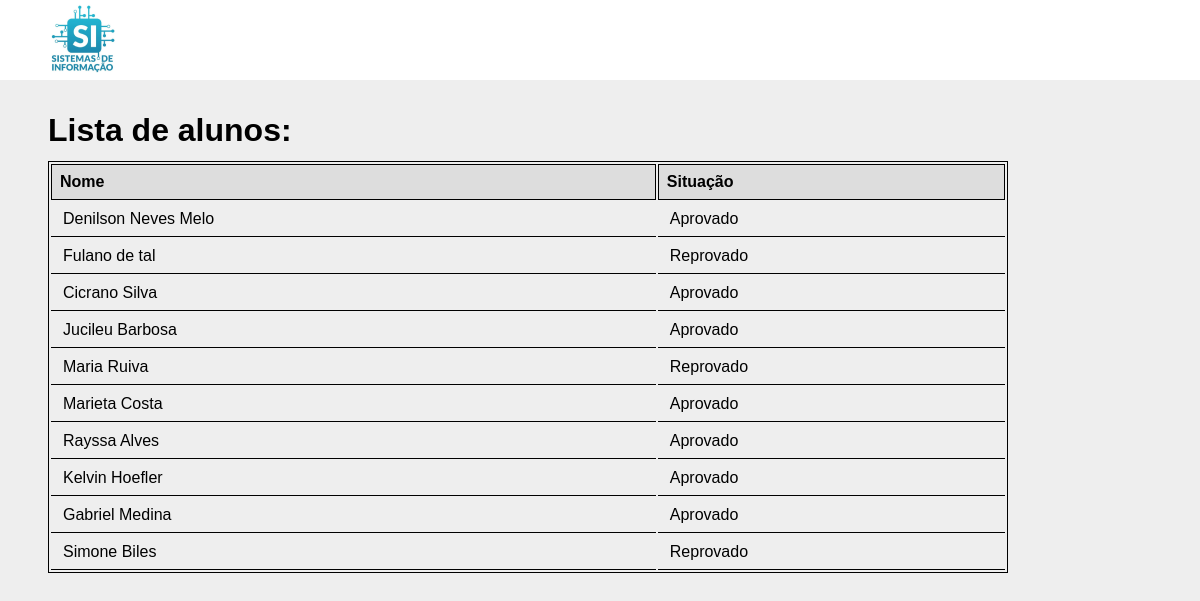
The page / on the database its author committed.
### webapp/models.py (models this page shows, shortened)
class Aluno(models.Model):
    nome = models.CharField('Nome', max_length=100)
    periodo_ingresso = models.CharField('Perído de Ingresso', max_length=6)
    nota = models.CharField('Nota', max_length=5)
    situacao = models.CharField('Situação', max_length=20)

### webapp/views.py (the view)
# urls.py: path('', index, name="index"),
def index(request):
    alunos = Aluno.objects.all()
    chaveAlunos = {
        'alunos': alunos
    }
    return render(request,'index.html', chaveAlunos)

### webapp/templates/index.html (shortened to what this page needs)
{% load static %}
<!DOCTYPE html>
<html lang="pt-br">
<head>
    <link rel="stylesheet" href="{% static 'css/style.css' %}">
</head>
<body>
    <header>
        <a href="{% url 'index' %}"><img src="{% static 'img/logo.png' %}" alt="Logo"></a>
    </header>
    <h1>Lista de alunos:</h1>
    <table>
        <thead>
            <tr>
                <th>Nome</th>
                <th>Situação</th>
            </tr>
        </thead>
        <tbody>
            {% for aluno in alunos %}
            <tr>
                <td><a href="{% url 'aluno' aluno.id %}">{{ aluno.nome }}</a></td>
                <td>{{ aluno.situacao }}</td>
            </tr>
            {% endfor %}
        </tbody>
    </table>
</body>
</html>

### webapp/static/css/style.css (style rules this page uses)
* { margin: 0; padding: 0; box-sizing: border-box; }
body { font-family: sans-serif; background: #EEE; }
header { height: 80px; background: #FFF; padding-top: 4px; padding-left: 48px; }
h1 { margin-top: 32px; margin-bottom: 12px; padding-left: 48px; }
table { border: 1px solid #000; width: 960px; margin-left: 48px; }
thead { text-align: left; background: #DDD; }
table thead tr th { border: 1px solid #000; padding: 8px; }
table tbody tr td { border-bottom: 1px solid #000; padding: 8px; padding-left: 12px; }
table tbody tr td a { color: #000; text-decoration: none; }

### rows shown on the page
Aluno: nome "Denilson Neves Melo", situacao "Aprovado"
Aluno: nome "Fulano de tal", situacao "Reprovado"
Aluno: nome "Cicrano Silva", situacao "Aprovado"
Aluno: nome "Jucileu Barbosa", situacao "Aprovado"
Aluno: nome "Maria Ruiva", situacao "Reprovado"
Aluno: nome "Marieta Costa", situacao "Aprovado"
Aluno: nome "Rayssa Alves", situacao "Aprovado"
Aluno: nome "Kelvin Hoefler", situacao "Aprovado"
Aluno: nome "Gabriel Medina", situacao "Aprovado"
Aluno: nome "Simone Biles", situacao "Reprovado"
